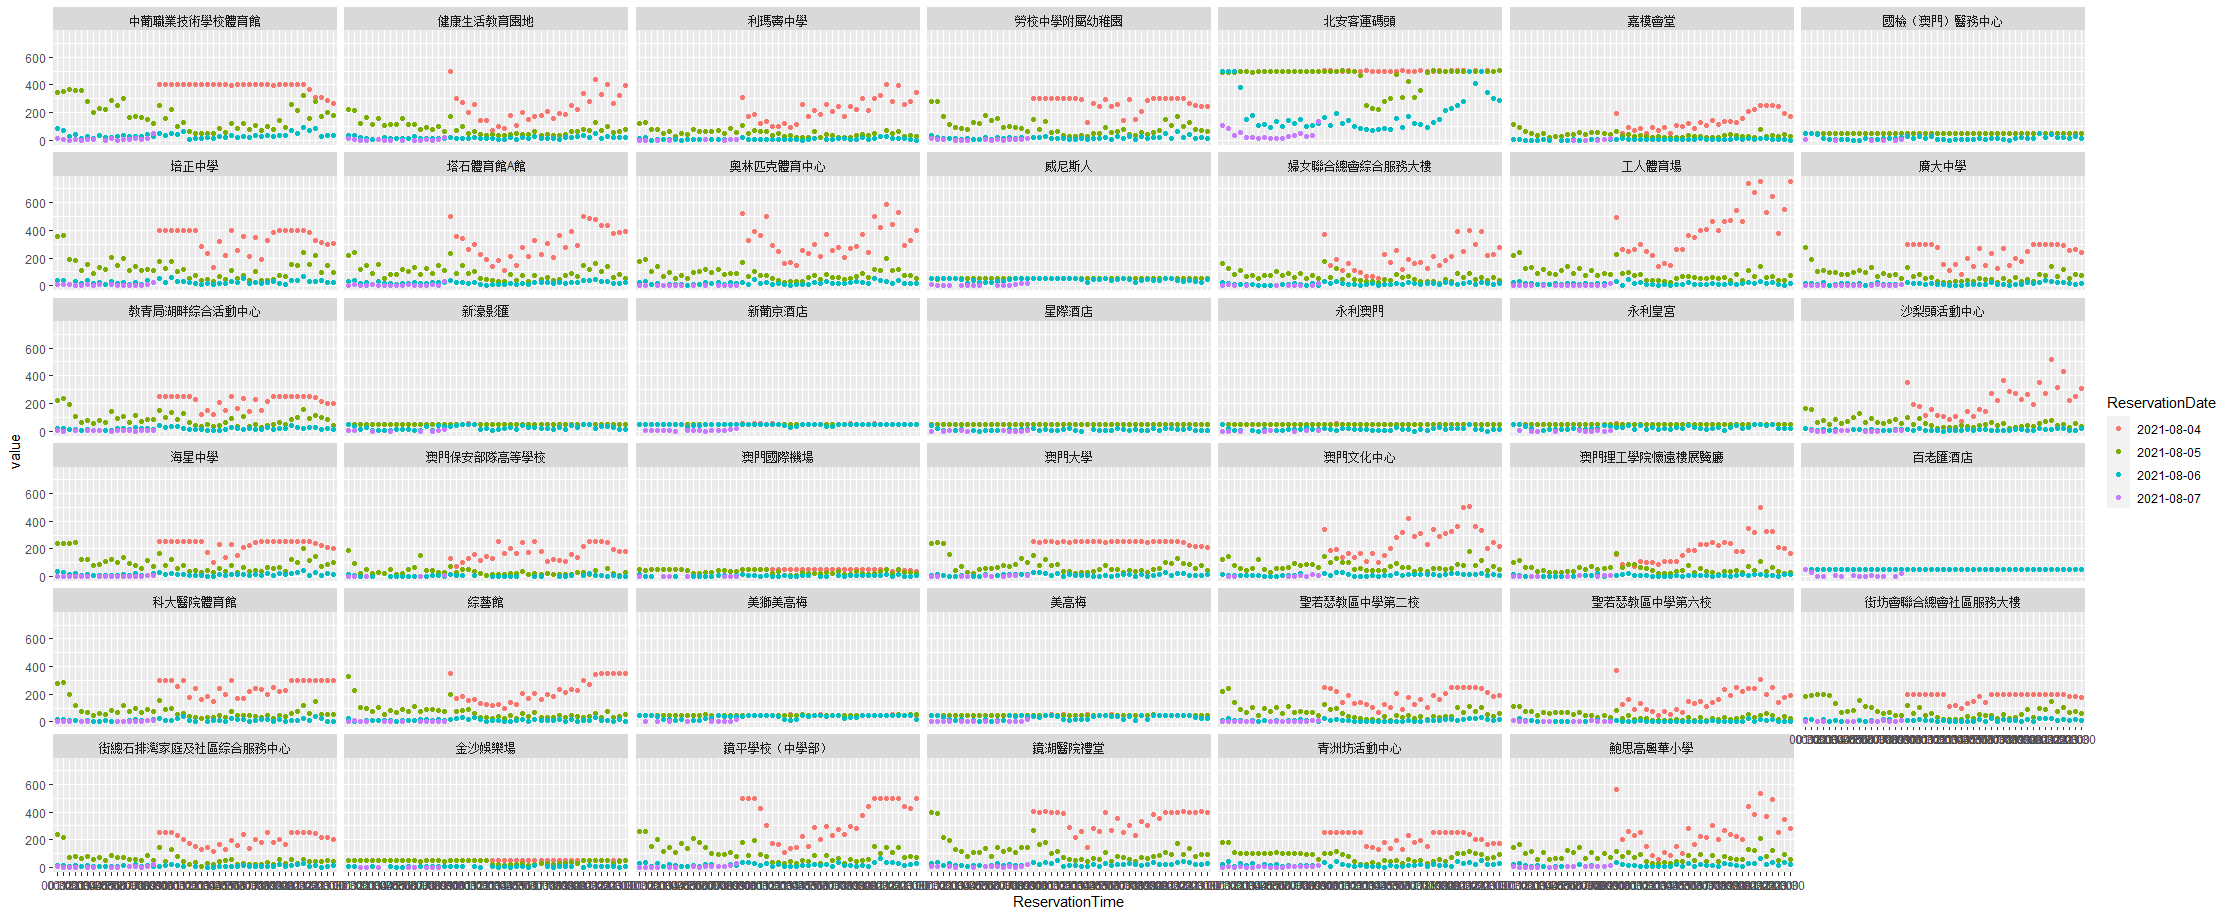

Write R code to recreate this figure.
install.packages("tidyverse")
install.packages("dplyr")
library(dplyr)
library(readxl)
#libraryq(xlsx)

download.file('https://www.ssm.gov.mo/docs/stat/apt/RNA010.xlsx', 'RNA010.xlsx', method='curl' )
rdf <- read_excel("RNA010.xlsx", sheet="20210804", na = "---")
rdf1 <- rdf %>% select(c(2,4:ncol(rdf))) %>% slice(4:nrow(rdf))
rdf <- read_excel("RNA010.xlsx", sheet="20210805", na = "---")
rdf2 <- rdf %>% select(c(2,4:ncol(rdf))) %>% slice(3:nrow(rdf))
rdf <- read_excel("RNA010.xlsx", sheet="20210806", na = "---")
rdf3 <- rdf %>% select(c(2,4:ncol(rdf))) %>% slice(3:nrow(rdf))
rdf <- read_excel("RNA010.xlsx", sheet="20210807", na = "---")
rdf4 <- rdf %>% select(c(2,4:ncol(rdf))) %>% slice(3:nrow(rdf))
rdf1$ReservationDate <- "2021-08-04"
rdf2$ReservationDate <- "2021-08-05"
rdf3$ReservationDate <- "2021-08-06"
rdf4$ReservationDate <- "2021-08-07"
df <- rbind(rdf1,rdf2,rdf3,rdf4)
df$ReservationTime <- substr(df$預約時段,1,5)
df$ReservationDateTime <- paste (df$ReservationDate, df$ReservationTime)
df <- df[, 2:ncol(df)]
data <- as.data.frame(df)
dfm <- melt(data, id = c("ReservationDateTime", "ReservationDate", "ReservationTime"))
#dfm[is.na(dfm)] <- 0
#dfn <- filter(dfm, variable == "澳門大學", value < quantile(dfm$value, 0.90, na.rm=TRUE))

g <- ggplot(dfm, aes(ReservationTime,value,colour = ReservationDate))
g + geom_point() + facet_wrap(~variable, nrow = 6, ncol = 7)
